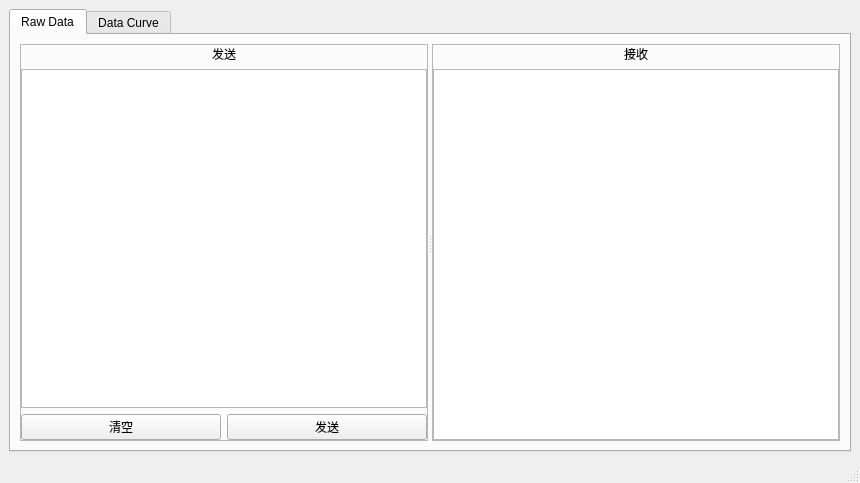
<?xml version="1.0" encoding="UTF-8"?>
<ui version="4.0">
 <class>MainWindow</class>
 <widget class="QMainWindow" name="MainWindow">
  <property name="geometry">
   <rect>
    <x>0</x>
    <y>0</y>
    <width>860</width>
    <height>483</height>
   </rect>
  </property>
  <property name="windowTitle">
   <string>Qt&amp;Unity3D联合调试</string>
  </property>
  <widget class="QWidget" name="centralwidget">
   <layout class="QGridLayout" name="gridLayout">
    <item row="0" column="1">
     <widget class="QTabWidget" name="tabWidget">
      <property name="currentIndex">
       <number>0</number>
      </property>
      <widget class="QWidget" name="tab">
       <attribute name="title">
        <string>Raw Data</string>
       </attribute>
       <layout class="QVBoxLayout" name="verticalLayout_3">
        <item>
         <widget class="QSplitter" name="splitter_3">
          <property name="orientation">
           <enum>Qt::Horizontal</enum>
          </property>
          <widget class="QFrame" name="frame_4">
           <property name="frameShape">
            <enum>QFrame::StyledPanel</enum>
           </property>
           <property name="frameShadow">
            <enum>QFrame::Raised</enum>
           </property>
           <layout class="QGridLayout" name="gridLayout_2">
            <property name="leftMargin">
             <number>0</number>
            </property>
            <property name="topMargin">
             <number>0</number>
            </property>
            <property name="rightMargin">
             <number>0</number>
            </property>
            <property name="bottomMargin">
             <number>0</number>
            </property>
            <item row="1" column="0" colspan="2">
             <widget class="QTextEdit" name="textEdit_data_send"/>
            </item>
            <item row="2" column="0">
             <widget class="QPushButton" name="btn_sendText_clear">
              <property name="text">
               <string>清空</string>
              </property>
             </widget>
            </item>
            <item row="0" column="0" colspan="2">
             <widget class="QLabel" name="label">
              <property name="text">
               <string>发送</string>
              </property>
              <property name="alignment">
               <set>Qt::AlignCenter</set>
              </property>
             </widget>
            </item>
            <item row="2" column="1">
             <widget class="QPushButton" name="btn_sendText">
              <property name="statusTip">
               <string>以字符串的形式发送</string>
              </property>
              <property name="text">
               <string>发送</string>
              </property>
             </widget>
            </item>
           </layout>
          </widget>
          <widget class="QFrame" name="frame_5">
           <property name="frameShape">
            <enum>QFrame::StyledPanel</enum>
           </property>
           <property name="frameShadow">
            <enum>QFrame::Raised</enum>
           </property>
           <layout class="QVBoxLayout" name="verticalLayout">
            <property name="leftMargin">
             <number>0</number>
            </property>
            <property name="topMargin">
             <number>0</number>
            </property>
            <property name="rightMargin">
             <number>0</number>
            </property>
            <property name="bottomMargin">
             <number>0</number>
            </property>
            <item>
             <widget class="QLabel" name="label_2">
              <property name="text">
               <string>接收</string>
              </property>
              <property name="alignment">
               <set>Qt::AlignCenter</set>
              </property>
             </widget>
            </item>
            <item>
             <widget class="QTextBrowser" name="tB_status"/>
            </item>
           </layout>
          </widget>
         </widget>
        </item>
       </layout>
      </widget>
      <widget class="QWidget" name="tab_2">
       <attribute name="title">
        <string>Data Curve</string>
       </attribute>
       <layout class="QVBoxLayout" name="verticalLayout_7">
        <item>
         <widget class="QSplitter" name="splitter_2">
          <property name="orientation">
           <enum>Qt::Vertical</enum>
          </property>
          <widget class="QFrame" name="frame">
           <property name="minimumSize">
            <size>
             <width>0</width>
             <height>20</height>
            </size>
           </property>
           <property name="maximumSize">
            <size>
             <width>16777215</width>
             <height>45</height>
            </size>
           </property>
           <property name="frameShape">
            <enum>QFrame::StyledPanel</enum>
           </property>
           <property name="frameShadow">
            <enum>QFrame::Raised</enum>
           </property>
           <layout class="QHBoxLayout" name="horizontalLayout">
            <item>
             <widget class="QPushButton" name="btn_clear">
              <property name="text">
               <string>清空</string>
              </property>
             </widget>
            </item>
            <item>
             <spacer name="horizontalSpacer">
              <property name="orientation">
               <enum>Qt::Horizontal</enum>
              </property>
              <property name="sizeHint" stdset="0">
               <size>
                <width>317</width>
                <height>18</height>
               </size>
              </property>
             </spacer>
            </item>
            <item>
             <widget class="QCheckBox" name="cB_mainwinBringToFront">
              <property name="text">
               <string>窗口置前</string>
              </property>
              <property name="checked">
               <bool>true</bool>
              </property>
             </widget>
            </item>
           </layout>
          </widget>
          <widget class="QSplitter" name="splitter">
           <property name="orientation">
            <enum>Qt::Horizontal</enum>
           </property>
           <widget class="QFrame" name="frame_2">
            <property name="maximumSize">
             <size>
              <width>113</width>
              <height>16777215</height>
             </size>
            </property>
            <property name="frameShape">
             <enum>QFrame::StyledPanel</enum>
            </property>
            <property name="frameShadow">
             <enum>QFrame::Raised</enum>
            </property>
            <layout class="QVBoxLayout" name="verticalLayout_2">
             <property name="leftMargin">
              <number>0</number>
             </property>
             <property name="topMargin">
              <number>0</number>
             </property>
             <property name="rightMargin">
              <number>0</number>
             </property>
             <property name="bottomMargin">
              <number>0</number>
             </property>
             <item>
              <widget class="QScrollArea" name="scrollArea">
               <property name="verticalScrollBarPolicy">
                <enum>Qt::ScrollBarAlwaysOff</enum>
               </property>
               <property name="horizontalScrollBarPolicy">
                <enum>Qt::ScrollBarAlwaysOff</enum>
               </property>
               <property name="widgetResizable">
                <bool>true</bool>
               </property>
               <widget class="QWidget" name="scrollAreaWidgetContents">
                <property name="geometry">
                 <rect>
                  <x>0</x>
                  <y>0</y>
                  <width>109</width>
                  <height>322</height>
                 </rect>
                </property>
                <layout class="QVBoxLayout" name="verticalLayout_4">
                 <property name="leftMargin">
                  <number>0</number>
                 </property>
                 <property name="topMargin">
                  <number>0</number>
                 </property>
                 <property name="rightMargin">
                  <number>0</number>
                 </property>
                 <property name="bottomMargin">
                  <number>0</number>
                 </property>
                 <item>
                  <layout class="QVBoxLayout" name="vL_chk_view"/>
                 </item>
                </layout>
               </widget>
              </widget>
             </item>
            </layout>
           </widget>
           <widget class="QFrame" name="frame_3">
            <property name="frameShape">
             <enum>QFrame::StyledPanel</enum>
            </property>
            <property name="frameShadow">
             <enum>QFrame::Raised</enum>
            </property>
            <layout class="QVBoxLayout" name="verticalLayout_6">
             <property name="leftMargin">
              <number>0</number>
             </property>
             <property name="topMargin">
              <number>0</number>
             </property>
             <property name="rightMargin">
              <number>0</number>
             </property>
             <property name="bottomMargin">
              <number>0</number>
             </property>
             <item>
              <layout class="QVBoxLayout" name="vL_data_view"/>
             </item>
            </layout>
           </widget>
          </widget>
         </widget>
        </item>
       </layout>
      </widget>
     </widget>
    </item>
   </layout>
  </widget>
  <widget class="QMenuBar" name="menubar">
   <property name="geometry">
    <rect>
     <x>0</x>
     <y>0</y>
     <width>860</width>
     <height>21</height>
    </rect>
   </property>
  </widget>
  <widget class="QStatusBar" name="statusbar"/>
 </widget>
 <resources/>
 <connections/>
</ui>
